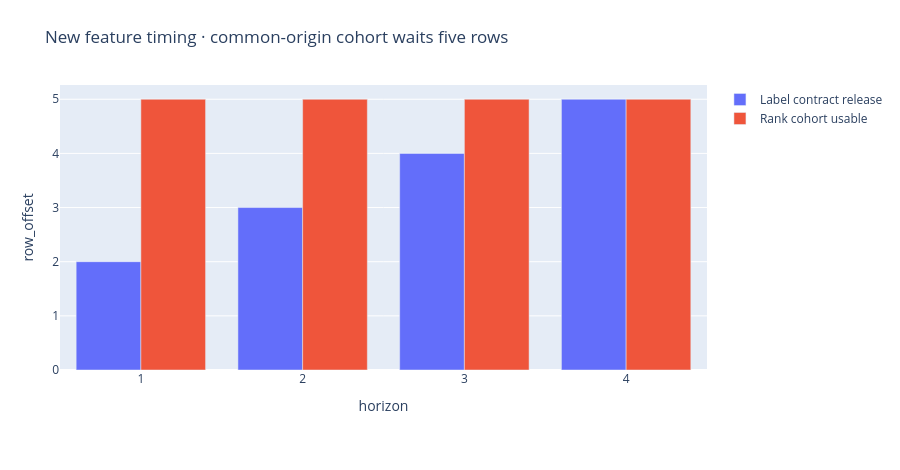

Here is the notebook cell this chart was saved with:
### Markdown cell above
## Information availability

### Code cell
figures[6][1].show()

### Figure 1 — Plotly figure (JSON) as saved in the notebook; plotly's stock layout.template omitted (floating-point values rounded to 4 significant figures)
{"data": [{"alignmentgroup": "True", "hovertemplate": "event=Label contract release<br>horizon=%{x}<br>row_offset=%{y}<extra></extra>", "legendgroup": "Label contract release", "marker": {"color": "#636efa", "pattern": {"shape": ""}}, "name": "Label contract release", "offsetgroup": "Label contract release", "orientation": "v", "showlegend": true, "textposition": "auto", "type": "bar", "x": ["1", "2", "3", "4"], "xaxis": "x", "y": [2, 3, 4, 5], "yaxis": "y"}, {"alignmentgroup": "True", "hovertemplate": "event=Rank cohort usable<br>horizon=%{x}<br>row_offset=%{y}<extra></extra>", "legendgroup": "Rank cohort usable", "marker": {"color": "#EF553B", "pattern": {"shape": ""}}, "name": "Rank cohort usable", "offsetgroup": "Rank cohort usable", "orientation": "v", "showlegend": true, "textposition": "auto", "type": "bar", "x": ["1", "2", "3", "4"], "xaxis": "x", "y": [5, 5, 5, 5], "yaxis": "y"}], "layout": {"barmode": "group", "height": 470, "legend": {"title": {"text": ""}, "tracegroupgap": 0}, "margin": {"b": 100, "l": 60, "r": 25, "t": 85}, "title": {"text": "New feature timing · common-origin cohort waits five rows"}, "xaxis": {"anchor": "y", "domain": [0, 1], "title": {"text": "horizon"}}, "yaxis": {"anchor": "x", "domain": [0, 1], "title": {"text": "row_offset"}}}}
